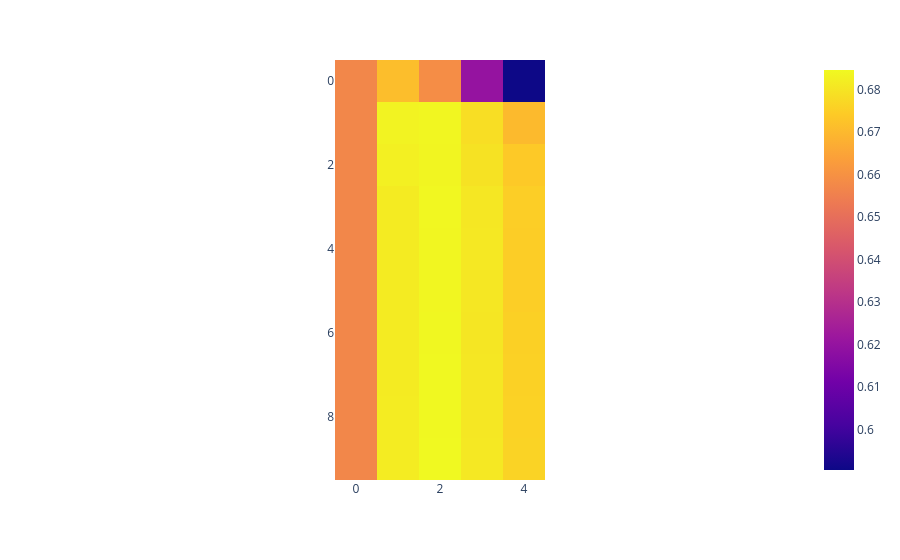

Here is the notebook cell this chart was saved with:
### Code cell
import plotly.express as px
result = rfCV.cv_results_["mean_test_score"].reshape(num_trees.size, depth.size, order='F')
fig = px.imshow(result)
fig.show()

### Figure 1 — Plotly figure (JSON) as saved in the notebook; plotly's stock layout.template omitted (floating-point values rounded to 4 significant figures)
{"data": [{"coloraxis": "coloraxis", "hovertemplate": "x: %{x}<br>y: %{y}<br>color: %{z}<extra></extra>", "name": "0", "type": "heatmap", "xaxis": "x", "yaxis": "y", "z": [[0.6572, 0.6712, 0.6589, 0.6201, 0.5905], [0.6572, 0.6833, 0.684, 0.6786, 0.6704], [0.6572, 0.6825, 0.6838, 0.6796, 0.6738], [0.6572, 0.6816, 0.6841, 0.6805, 0.6751], [0.6572, 0.6815, 0.6839, 0.6809, 0.6748], [0.6572, 0.6816, 0.684, 0.6806, 0.675], [0.6572, 0.6815, 0.6842, 0.6805, 0.6755], [0.6572, 0.6816, 0.6845, 0.6807, 0.6757], [0.6572, 0.6817, 0.6844, 0.6807, 0.6759], [0.6572, 0.6817, 0.6846, 0.6809, 0.6763]]}], "layout": {"coloraxis": {"colorscale": [[0, "#0d0887"], [0.1111, "#46039f"], [0.2222, "#7201a8"], [0.3333, "#9c179e"], [0.4444, "#bd3786"], [0.5556, "#d8576b"], [0.6667, "#ed7953"], [0.7778, "#fb9f3a"], [0.8889, "#fdca26"], [1, "#f0f921"]]}, "margin": {"t": 60}, "xaxis": {"anchor": "y", "constrain": "domain", "domain": [0, 1], "scaleanchor": "y"}, "yaxis": {"anchor": "x", "autorange": "reversed", "constrain": "domain", "domain": [0, 1]}}}
